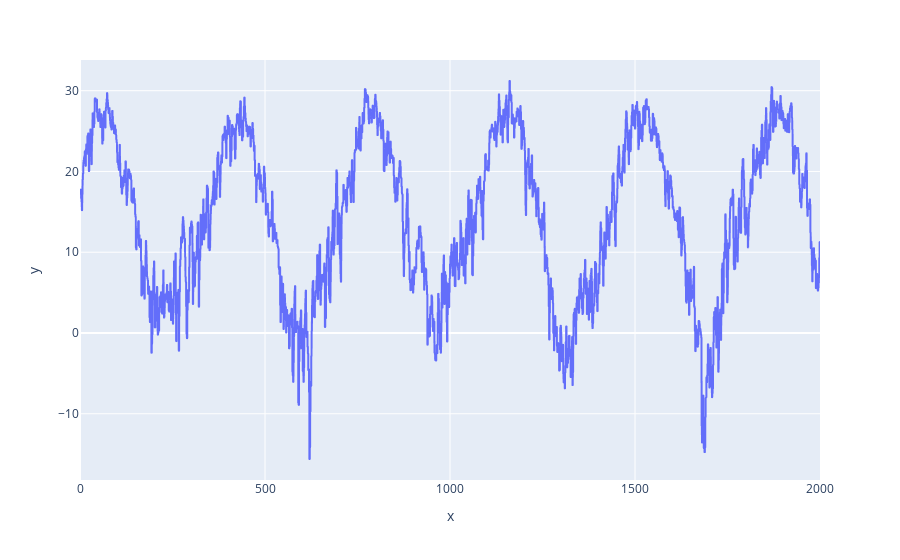

This figure's notebook cell:
### Markdown cell above
The following cell plots 2000 days of temperature data, starting 1/6/2003.

### Code cell
import plotly.express as px

t = np.linspace(0,2000, 10001)

temp = [T(day) for day in t]

fig = px.line(x=t, y=temp)

fig.show()

### Figure 1 — Plotly figure (JSON) as saved in the notebook; plotly's stock layout.template omitted (floating-point values rounded to 4 significant figures; data arrays with more than 128 entries replaced by an {"elided": "..."} marker saying what was removed)
{"data": [{"hovertemplate": "x=%{x}<br>y=%{y}<extra></extra>", "legendgroup": "", "line": {"color": "#636efa", "dash": "solid"}, "marker": {"symbol": "circle"}, "mode": "lines", "name": "", "showlegend": false, "type": "scattergl", "x": {"elided": "10001 float values"}, "xaxis": "x", "y": {"elided": "10001 float values"}, "yaxis": "y"}], "layout": {"legend": {"tracegroupgap": 0}, "margin": {"t": 60}, "xaxis": {"anchor": "y", "domain": [0, 1], "title": {"text": "x"}}, "yaxis": {"anchor": "x", "domain": [0, 1], "title": {"text": "y"}}}}
